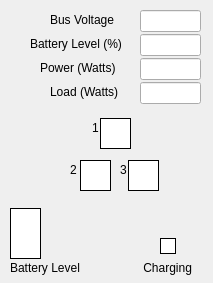
<?xml version="1.0" encoding="UTF-8"?>
<ui version="4.0">
 <class>EpsWidget</class>
 <widget class="QWidget" name="EpsWidget">
  <property name="geometry">
   <rect>
    <x>0</x>
    <y>0</y>
    <width>213</width>
    <height>283</height>
   </rect>
  </property>
  <property name="windowTitle">
   <string>Form</string>
  </property>
  <widget class="QFrame" name="Panel0">
   <property name="geometry">
    <rect>
     <x>100</x>
     <y>118</y>
     <width>31</width>
     <height>31</height>
    </rect>
   </property>
   <property name="styleSheet">
    <string notr="true">border-width: 1px;
border-style: solid;
border-color: rgb(0, 0, 0);
background-color: rgb(255,255,255);
</string>
   </property>
  </widget>
  <widget class="QFrame" name="Panel2">
   <property name="geometry">
    <rect>
     <x>128</x>
     <y>160</y>
     <width>31</width>
     <height>31</height>
    </rect>
   </property>
   <property name="styleSheet">
    <string notr="true">border-width: 1px;
border-style: solid;
border-color: rgb(0, 0, 0);
background-color: rgb(255,255,255);</string>
   </property>
   <property name="frameShape">
    <enum>QFrame::StyledPanel</enum>
   </property>
   <property name="frameShadow">
    <enum>QFrame::Raised</enum>
   </property>
  </widget>
  <widget class="QLabel" name="label_33">
   <property name="geometry">
    <rect>
     <x>70</x>
     <y>160</y>
     <width>16</width>
     <height>20</height>
    </rect>
   </property>
   <property name="layoutDirection">
    <enum>Qt::LeftToRight</enum>
   </property>
   <property name="text">
    <string>2</string>
   </property>
  </widget>
  <widget class="QLineEdit" name="BatteryLevel">
   <property name="geometry">
    <rect>
     <x>140</x>
     <y>34</y>
     <width>61</width>
     <height>22</height>
    </rect>
   </property>
  </widget>
  <widget class="QLabel" name="label_4">
   <property name="geometry">
    <rect>
     <x>50</x>
     <y>82</y>
     <width>81</width>
     <height>20</height>
    </rect>
   </property>
   <property name="layoutDirection">
    <enum>Qt::LeftToRight</enum>
   </property>
   <property name="text">
    <string>Load (Watts)</string>
   </property>
  </widget>
  <widget class="QLabel" name="label_3">
   <property name="geometry">
    <rect>
     <x>40</x>
     <y>58</y>
     <width>91</width>
     <height>20</height>
    </rect>
   </property>
   <property name="layoutDirection">
    <enum>Qt::LeftToRight</enum>
   </property>
   <property name="text">
    <string>Power (Watts)</string>
   </property>
  </widget>
  <widget class="QLabel" name="label_34">
   <property name="geometry">
    <rect>
     <x>120</x>
     <y>160</y>
     <width>16</width>
     <height>20</height>
    </rect>
   </property>
   <property name="layoutDirection">
    <enum>Qt::LeftToRight</enum>
   </property>
   <property name="text">
    <string>3</string>
   </property>
  </widget>
  <widget class="QLabel" name="label_59">
   <property name="geometry">
    <rect>
     <x>10</x>
     <y>258</y>
     <width>81</width>
     <height>20</height>
    </rect>
   </property>
   <property name="layoutDirection">
    <enum>Qt::LeftToRight</enum>
   </property>
   <property name="text">
    <string>Battery Level</string>
   </property>
  </widget>
  <widget class="QLineEdit" name="Power">
   <property name="geometry">
    <rect>
     <x>140</x>
     <y>58</y>
     <width>61</width>
     <height>22</height>
    </rect>
   </property>
  </widget>
  <widget class="QFrame" name="ChargingLight">
   <property name="geometry">
    <rect>
     <x>160</x>
     <y>238</y>
     <width>16</width>
     <height>16</height>
    </rect>
   </property>
   <property name="styleSheet">
    <string notr="true">border-width: 1px;
border-style: solid;
border-color: rgb(0, 0, 0);
background-color: rgb(255,255,255);</string>
   </property>
   <property name="frameShape">
    <enum>QFrame::StyledPanel</enum>
   </property>
   <property name="frameShadow">
    <enum>QFrame::Raised</enum>
   </property>
  </widget>
  <widget class="QLabel" name="label_32">
   <property name="geometry">
    <rect>
     <x>92</x>
     <y>118</y>
     <width>16</width>
     <height>20</height>
    </rect>
   </property>
   <property name="layoutDirection">
    <enum>Qt::LeftToRight</enum>
   </property>
   <property name="text">
    <string>1</string>
   </property>
  </widget>
  <widget class="QLineEdit" name="Load">
   <property name="geometry">
    <rect>
     <x>140</x>
     <y>82</y>
     <width>61</width>
     <height>22</height>
    </rect>
   </property>
  </widget>
  <widget class="QLabel" name="label_1">
   <property name="geometry">
    <rect>
     <x>50</x>
     <y>10</y>
     <width>81</width>
     <height>20</height>
    </rect>
   </property>
   <property name="layoutDirection">
    <enum>Qt::RightToLeft</enum>
   </property>
   <property name="text">
    <string>Bus Voltage</string>
   </property>
  </widget>
  <widget class="QLabel" name="label_41">
   <property name="geometry">
    <rect>
     <x>140</x>
     <y>258</y>
     <width>61</width>
     <height>20</height>
    </rect>
   </property>
   <property name="layoutDirection">
    <enum>Qt::LeftToRight</enum>
   </property>
   <property name="text">
    <string> Charging</string>
   </property>
  </widget>
  <widget class="QLabel" name="label_2">
   <property name="geometry">
    <rect>
     <x>30</x>
     <y>34</y>
     <width>101</width>
     <height>20</height>
    </rect>
   </property>
   <property name="text">
    <string>Battery Level (%)</string>
   </property>
  </widget>
  <widget class="QFrame" name="BatteryLevelBar">
   <property name="geometry">
    <rect>
     <x>10</x>
     <y>208</y>
     <width>31</width>
     <height>51</height>
    </rect>
   </property>
   <property name="styleSheet">
    <string notr="true">border-width: 1px;
border-style: solid;
border-color: rgb(0, 0, 0);
background-color: rgb(255,255,255);</string>
   </property>
   <property name="frameShape">
    <enum>QFrame::StyledPanel</enum>
   </property>
   <property name="frameShadow">
    <enum>QFrame::Raised</enum>
   </property>
  </widget>
  <widget class="QFrame" name="Panel1">
   <property name="geometry">
    <rect>
     <x>80</x>
     <y>160</y>
     <width>31</width>
     <height>31</height>
    </rect>
   </property>
   <property name="styleSheet">
    <string notr="true">border-width: 1px;
border-style: solid;
border-color: rgb(0, 0, 0);
background-color: rgb(255,255,255);</string>
   </property>
   <property name="frameShape">
    <enum>QFrame::StyledPanel</enum>
   </property>
   <property name="frameShadow">
    <enum>QFrame::Raised</enum>
   </property>
  </widget>
  <widget class="QLineEdit" name="BusVoltage">
   <property name="geometry">
    <rect>
     <x>140</x>
     <y>10</y>
     <width>61</width>
     <height>22</height>
    </rect>
   </property>
  </widget>
 </widget>
 <resources/>
 <connections/>
</ui>
